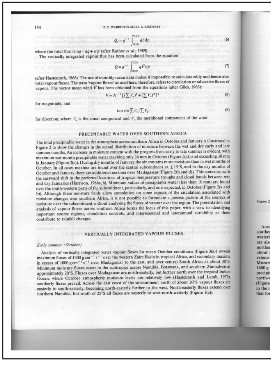
#> input picture Lab 03/lab3 Images/B1.png, 271 x 365 px; its folder holds only this picture in this run
$ python Task1.py
#> lines starting #> are read from the running program, lines starting #| are printed output that depends on the picture; after the words box and inside, x2 and y2 are one past the last pixel; in counts of white or black regions, pixels touching at a corner belong together
import cv2, glob, os
import numpy as np

IMAGES_PATH = "../lab3 Images"
thresholds = [40, 70, 100, 200]

def Binarization(path):
#> called with path = '../lab3 Images/B1.png'
	directory = "/".join(path.split('/')[:-1])
	extension = path.split('/')[-1].split('.')[1]
	file_name = path.split('/')[-1].split('.')[0]
	image = cv2.imread(path, 0)
#> image is the input picture: shape (365, 271); min 20, max 255, mean 214.8

	cv2.imshow("RGB Image", image)
	if not os.path.exists(directory + "/Binarized/"):
		os.makedirs(directory + "/Binarized/")

	for threshold in thresholds:
		binarized_img = np.where(image > threshold, 255, 0)
		# cv2.imshow("Binarized_" + file_name + "_" + str(threshold), binarized_img)
		cv2.imwrite(directory + "/Binarized/" + "Binarized_" + file_name + "_" + str(threshold) + "." + extension, binarized_img)
#> this loop made 4 passes
#> pass 1, in Binarization, `binarized_img = np.where(image > threshold, 255, 0)`:
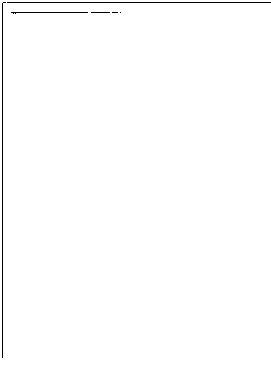
#> binarized_img: shape (365, 271) int64; 99.3% white; black in thin lines or dots
#> pass 2, in Binarization, `binarized_img = np.where(image > threshold, 255, 0)`:
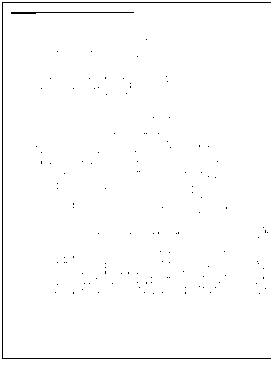
#> binarized_img: shape (365, 271) int64; 98.8% white; black in thin lines or dots
	cv2.waitKey(0)

def main():
	for file_name in glob.glob(IMAGES_PATH + "/*.*"):
		Binarization(file_name)

if __name__ == '__main__':
	main()

$ run again, on Lab 03/lab3 Images/XY-cutss.png
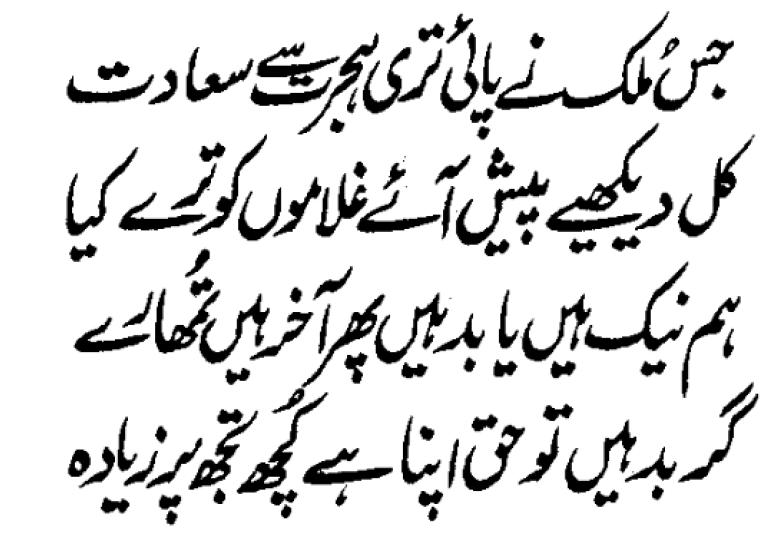
#> input picture Lab 03/lab3 Images/XY-cutss.png, 769 x 534 px
#> in Binarization, image is the input picture: shape (534, 769); min 0, max 255, mean 219.8
#> the loop in Binarization, `for threshold in thresholds:` made 4 passes
#> pass 1, in Binarization, `binarized_img = np.where(image > threshold, 255, 0)`:
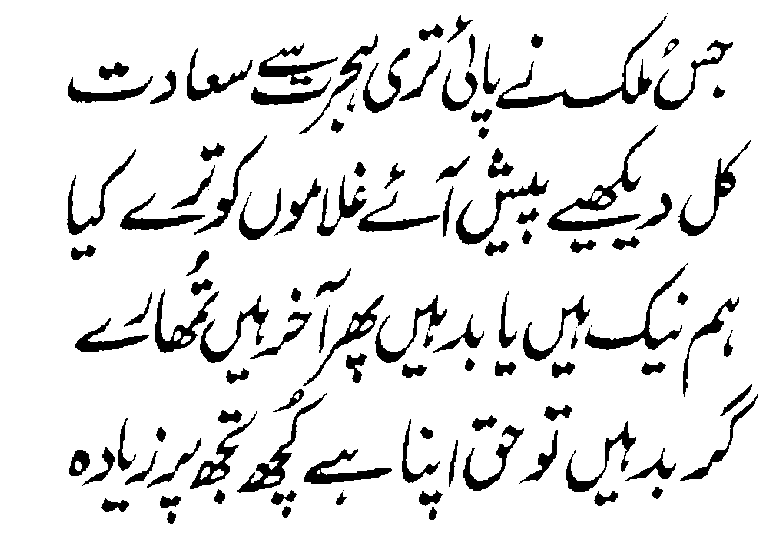
#> binarized_img: shape (534, 769) int64; 89.1% white; 118 black regions (10 under 20 px), largest, box (x1, y1, x2, y2) and area: (496, 16, 667, 109) 1932, (547, 125, 658, 231) 1842, (585, 263, 688, 350) 1229
#> pass 2, in Binarization, `binarized_img = np.where(image > threshold, 255, 0)`:
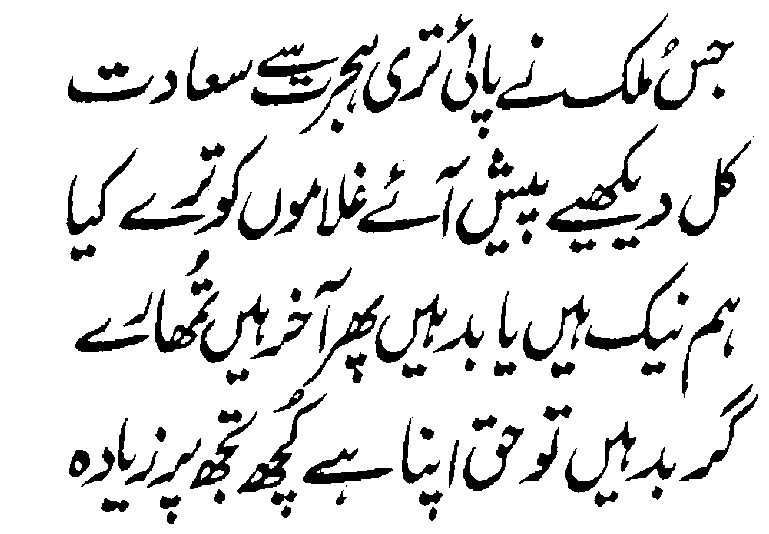
#> binarized_img: shape (534, 769) int64; 88% white; 113 black regions (6 under 20 px), largest, box (x1, y1, x2, y2) and area: (496, 13, 668, 110) 2099, (546, 124, 658, 232) 2033, (585, 262, 688, 351) 1335

$ run again, on Lab 03/lab3 Images/B2.jpg
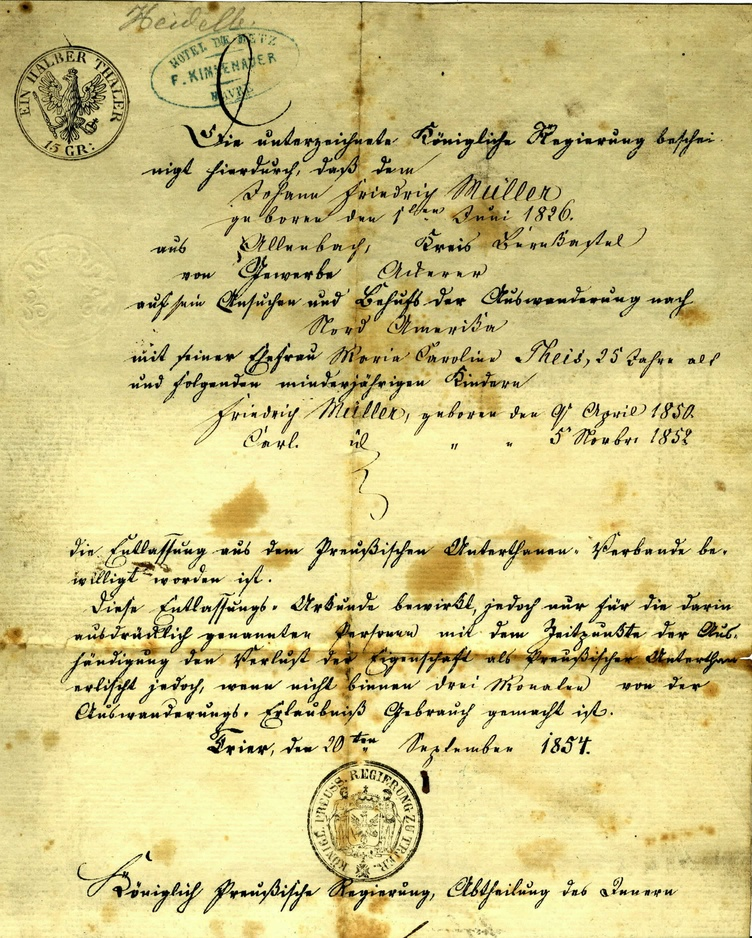
#> input picture Lab 03/lab3 Images/B2.jpg, 752 x 938 px, shrunk from 2258 x 2814 before the run
#> in Binarization, `image = cv2.imread(path, 0)`:
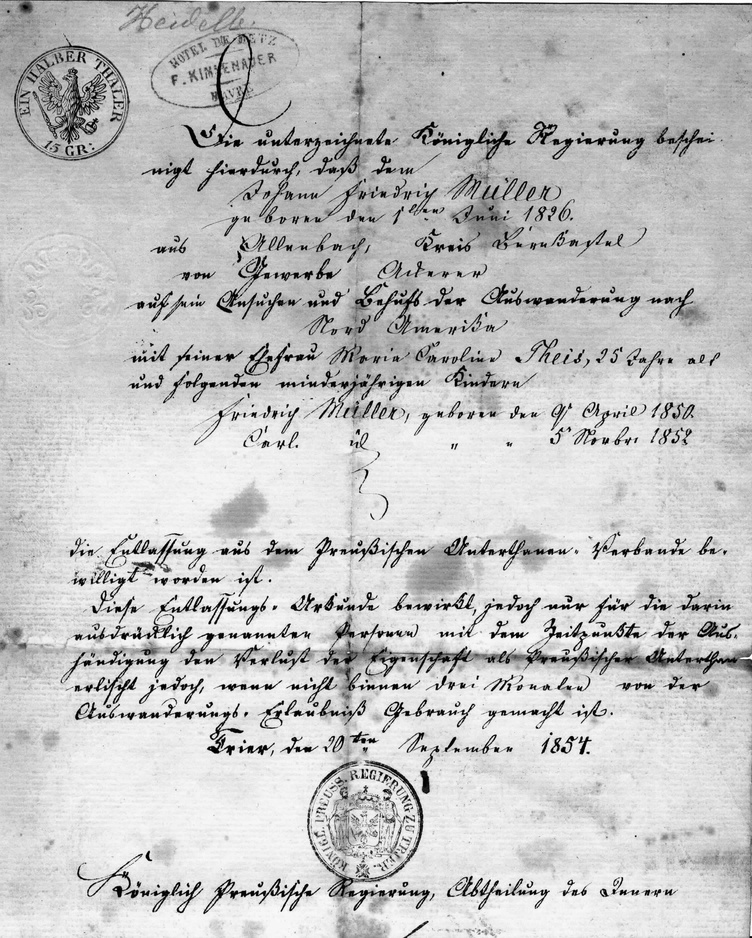
#> image: shape (938, 752); min 0, max 255, mean 195.3
#> the loop in Binarization, `for threshold in thresholds:` made 4 passes
#> pass 2, in Binarization, `binarized_img = np.where(image > threshold, 255, 0)`:
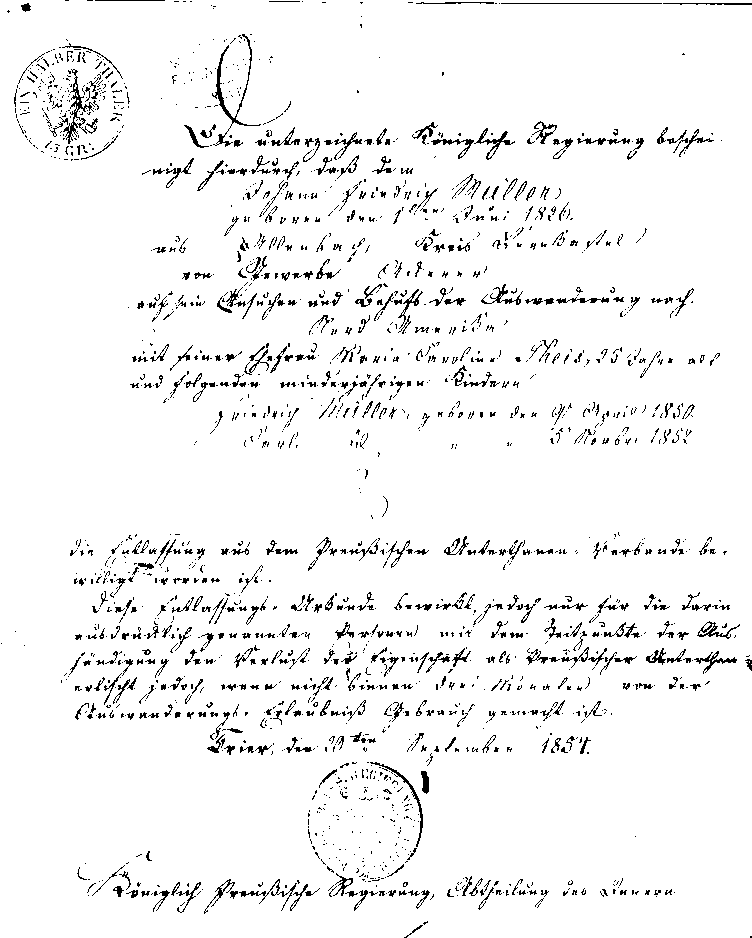
#> binarized_img: shape (938, 752) int64; 95.4% white; black in thin lines or dots

$ run again, on Lab 03/lab3 Images/B3.jpg
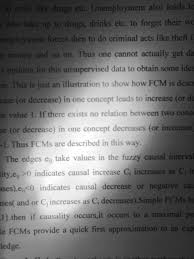
#> input picture Lab 03/lab3 Images/B3.jpg, 194 x 259 px
#> in Binarization, image is the input picture: shape (259, 194); min 12, max 255, mean 110.3
#> the loop in Binarization, `for threshold in thresholds:` made 4 passes
#> pass 1, in Binarization, `binarized_img = np.where(image > threshold, 255, 0)`:
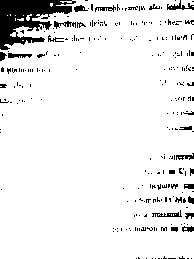
#> binarized_img: shape (259, 194) int64; 92.3% white; 269 black regions (242 under 20 px), largest, box (x1, y1, x2, y2) and area: (0, 0, 76, 50) 1932, (167, 0, 194, 10) 107, (152, 210, 182, 217) 89
#> pass 2, in Binarization, `binarized_img = np.where(image > threshold, 255, 0)`:
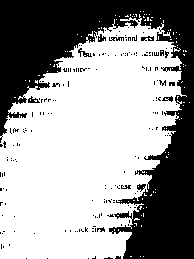
#> binarized_img: shape (259, 194) int64; 61.1% white; 186 black regions (173 under 20 px), largest, box (x1, y1, x2, y2) and area: (0, 0, 194, 259) 18593, (78, 48, 92, 57) 48, (141, 36, 154, 41) 44

$ run again, on Lab 03/lab3 Images/XY-cuts.png
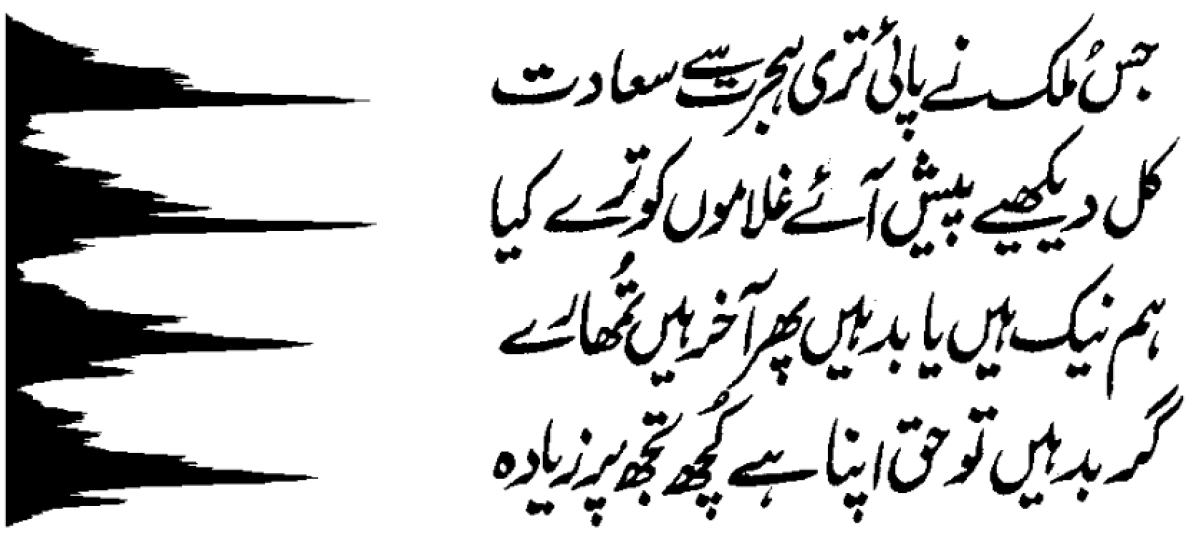
#> input picture Lab 03/lab3 Images/XY-cuts.png, 1194 x 536 px
#> in Binarization, image is the input picture: shape (536, 1194); min 0, max 255, mean 209.8
#> the loop in Binarization, `for threshold in thresholds:` made 4 passes
#> pass 1, in Binarization, `binarized_img = np.where(image > threshold, 255, 0)`:
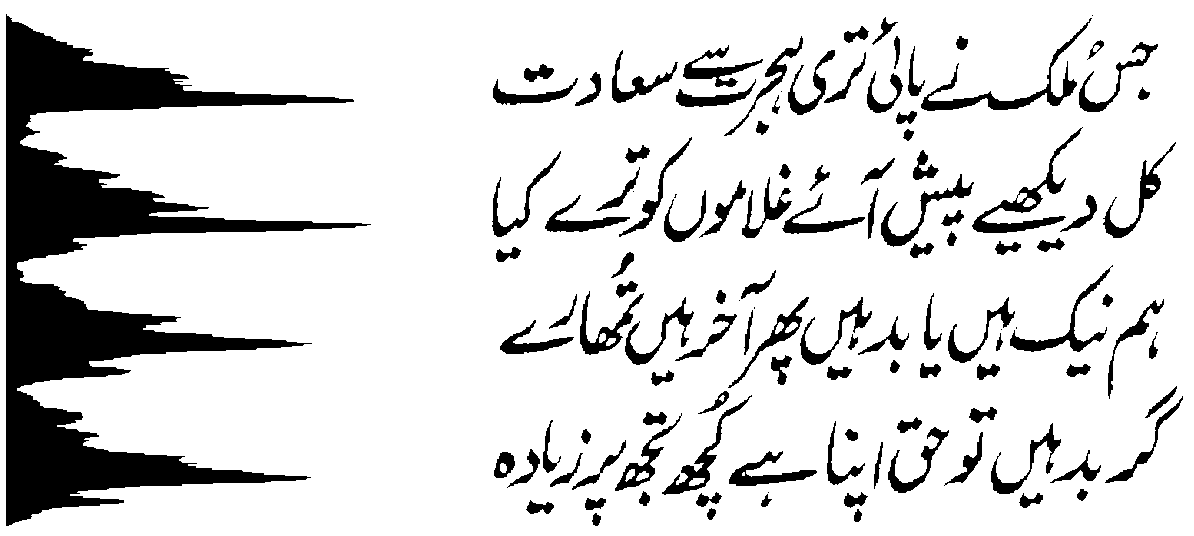
#> binarized_img: shape (536, 1194) int64; 84.6% white; 119 black regions (10 under 20 px), largest, box (x1, y1, x2, y2) and area: (6, 14, 371, 526) 54000, (921, 18, 1092, 111) 1932, (972, 127, 1083, 233) 1842
#> pass 2, in Binarization, `binarized_img = np.where(image > threshold, 255, 0)`:
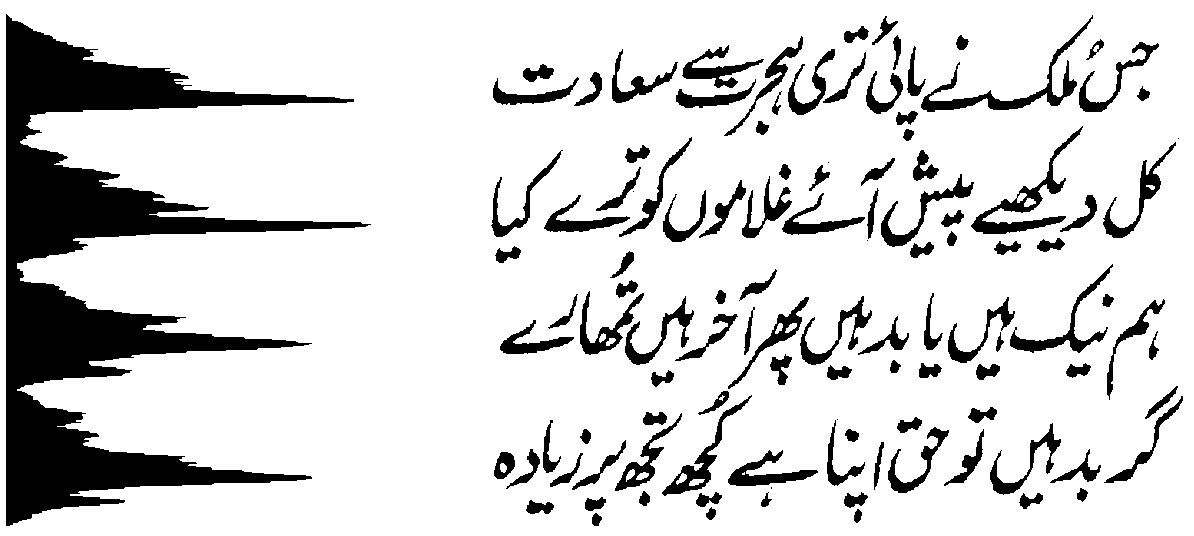
#> binarized_img: shape (536, 1194) int64; 83.7% white; 114 black regions (6 under 20 px), largest, box (x1, y1, x2, y2) and area: (6, 14, 371, 526) 54982, (921, 15, 1093, 112) 2099, (971, 126, 1083, 234) 2033
